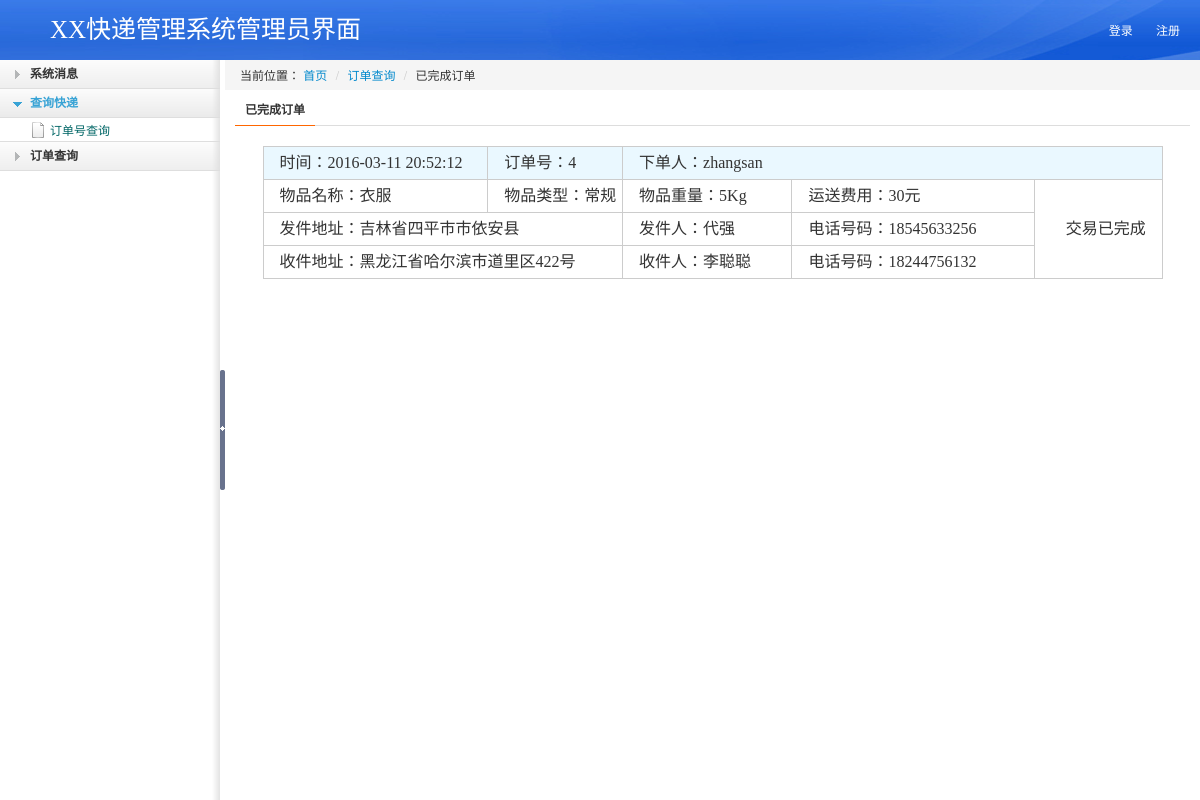
The page /express/index.php/admin/admin_order_finish on the database its author committed.
### tables this page shows
CREATE TABLE `t_order` (
  `order_id` int(11) NOT NULL AUTO_INCREMENT,
  `user_id` int(11) DEFAULT NULL,
  `send_address` varchar(30) DEFAULT NULL,
  `receive_address` varchar(30) DEFAULT NULL,
  `product_name` varchar(30) DEFAULT NULL,
  `product_weight` double(30,0) DEFAULT NULL,
  `product_price` varchar(30) DEFAULT NULL,
  `product_kind` varchar(30) DEFAULT NULL,
  `send_name` varchar(30) DEFAULT NULL,
  `send_tel` varchar(30) DEFAULT NULL,
  `receive_name` varchar(30) DEFAULT NULL,
  `receive_tel` varchar(30) DEFAULT NULL,
  `order_state` int(11) DEFAULT '0',
  `order_date` timestamp NULL DEFAULT CURRENT_TIMESTAMP ON UPDATE CURRENT_TIMESTAMP,
  PRIMARY KEY (`order_id`)
);

CREATE TABLE `t_user` (
  `user_id` int(11) NOT NULL AUTO_INCREMENT,
  `username` varchar(30) DEFAULT NULL,
  `password` varchar(30) DEFAULT NULL,
  `is_admin` int(2) DEFAULT '0',
  PRIMARY KEY (`user_id`)
);

### express/application/controllers/Admin.php (called while the page is built, shortened)
<?php
class Admin extends CI_Controller {
    public function __construct()
    {
        $this->load->model("order_model");
        $this->load->model("complain_model");
    }
    public function admin_order_finish()
    {
        $result = $this->order_model->get_order_by_state(3);
        $arr = array('orders'=>$result);
        $this->load->view('admin_order_finish',$arr);
    }
}

### express/index.php (called while the page is built, shortened)
<?php
require_once BASEPATH.'core/CodeIgniter.php';

### express/application/models/order_model.php (called while the page is built, shortened)
<?php
class Order_model extends CI_Model{
    public function get_order_by_state($state){
        $this->db->select('*');
        $this->db->from('t_order');
        $this->db->join('t_user','t_user.user_id=t_order.user_id');
        $this->db->where('order_state',$state);
        return $this->db->get()->result();
    }
}

### express/application/views/admin_order_finish.php (the view, shortened to what this page needs)
<!DOCTYPE html PUBLIC "-//W3C//DTD XHTML 1.0 Transitional//EN" "http://www.w3.org/TR/xhtml1/DTD/xhtml1-transitional.dtd">
<html xmlns="http://www.w3.org/1999/xhtml">
<head>
<link rel="stylesheet" href="css/bootstrap.css" />
<link rel="stylesheet" href="css/css.css" />
<link rel="stylesheet" href="css/order.css" />
</head>
<body>
<div class="header">
	 <div class="logo">XX快递管理系统管理员界面</div>
    <?php include 'admin_header.php';?>
</div>
<div id="middle">
     <div class="left">
         <div id="my_menu" class="sdmenu">
             <div class="collapsed">
                 <span>系统消息</span>
             </div>
             <div>
                 <span>查询快递</span>
                 <a href="admin/admin_express_check">订单号查询</a>
             </div>
             <div class="collapsed">
                 <span>订单查询</span>
             </div>
         </div>
     </div>
     <div class="Switch"></div>
  <div class="right"  id="mainFrame">
    <div class="right_cont">
      <ul class="breadcrumb">当前位置：
        <a href="admin/admin_index">首页</a> <span class="divider">/</span>
        <a href="javascript:;">订单查询</a> <span class="divider">/</span>
        已完成订单
      </ul>
      <div class="title_right"><strong>已完成订单</strong></div>
      <div class="order express-check" style="width:900px; margin:auto">
          <table>
              <?php
              foreach($orders as $order){
                  ?>
                  <tr class="order-title">
                      <td width="25%">时间：<?php echo $order->order_date;?></td>
                      <td width="15%">订单号：<?php echo $order->order_id;?></td>
                      <td width="60%" colspan="3">下单人：<?php echo $order->username;?></td>
                  </tr>
                  <tr>
                      <td>物品名称：<?php echo $order->product_name;?></td>
                      <td>物品类型：<?php echo $order->product_kind;?></td>
                      <td>物品重量：<?php echo $order->product_weight;?>Kg</td>
                      <td>运送费用：<?php echo $order->product_price;?>元</td>
                      <?php
                      if($order->order_state == 0){
                          ?>
                          <td style="text-align: center" rowspan="3">等待买家付款</td>
                          <?php
                      }else if($order->order_state == 1){
                          ?>
                          <td style="text-align: center" rowspan="3"><a href="admin/receive?id=<?php echo $order->order_id;?>&state=2" style="margin-top: 10px; background:#2f70df;display: inline-block;width: 80px;text-align:center;text-indent:0;color:#fff;">立即发货</a></td>
                          <?php
                      }else if($order->order_state == 2){
                          ?>
                          <td rowspan="3">等待买家确认收货</td>
                          <?php
                      }else if($order->order_state == 3){
                          ?>
                          <td style="text-align: center" rowspan="3">交易已完成</td>
                          <?php
                      }
                      ?>
                  </tr>
                  <tr>
                      <td colspan="2">发件地址：<?php echo $order->send_address;?></td>
                      <td>发件人：<?php echo $order->send_name;?></td>
                      <td>电话号码：<?php echo $order->send_tel;?></td>
                  </tr>
                  <tr>
                      <td colspan="2">收件地址：<?php echo $order->receive_address;?></td>
                      <td>收件人：<?php echo $order->receive_name;?></td>
                      <td>电话号码：<?php echo $order->receive_tel;?></td>
                  </tr>
                  <?php
              }
              ?>
          </table>
      </div>
    </div>
  </div>
</div>
</body>
</html>

### express/css/css.css (style rules this page uses)
html, body { padding: 0px!important; padding: 100px 0px; width: 100%; height: 100%; overflow: hidden; }
.header { position: absolute!important; position: relative; _top: -200px; width: 100%; height: 60px; background: url(../img/top.png) no-repeat right center; }
#middle { position: absolute!important; top: 60px!important; height: auto!important; position: relative; top: -160px; _top: -200px; height: 100%; bottom: 0px; width: 100%; background: #fff; }
.left { float: left; width: 220px; background: #fff url(../img/left_bg.png) repeat-y right; overflow-x:hidden;overflow-y:auto; height: 100%; position: relative; }
.right { background: #fff; overflow-y: auto;overflow-x: auto; height:100%; position:relative; }
.right_cont { padding:10px; width:auto; }
.Switch { float: left; width: 5px; height: 100%; background: #fff url(../img/Switch.png) no-repeat center center; cursor: pointer; }
.logo { float: left; margin-left: 50px; height: 60px; line-height: 60px; text-align: center; font-size: 25px; color: #fff; font-family: "微软雅黑" }
div.sdmenu { font-size:12px;background:#ccc;color:#fff; }
div.sdmenu div { overflow:hidden; margin-top:-1px; }
div.sdmenu div.collapsed { height:30px; }
div.sdmenu div span { display:block;height:30px;line-height:30px;overflow:hidden; cursor:pointer;background: url(../img/left2.png); font-size:12px; color:#38A3D5; text-indent:30px; font-weight:bold;font-family:"microsoft yahei"; }
div.sdmenu div.collapsed span { background:#ccc;background: url(../img/left.png);font-family:"microsoft yahei"; font-size:12px; color:#333; text-indent:30px; font-weight:bold; }
div.sdmenu div { background:#fff url(../img/left_bg.png) repeat-y right; }
div.sdmenu div a { display:block;color:#066; background:url(../img/171.png) no-repeat 30px 4px; text-indent:50px; padding:2px 0; }
.title_right { font-size:12px;font-family:"microsoft yahei"; border-bottom:1px solid #ddd; margin-bottom:20px; line-height:30px; }
.title_right strong { border-bottom:1px solid #F60;line-height:30px; display:inline-block; padding:0 10px; margin-bottom:-1px; }
.breadcrumb { margin:-10px -10px 5px -30px; padding-left:35px; }

### express/css/order.css (style rules this page uses)
.express-check { font-size: 16px; font-family: "微软雅黑"; }
.order .order-title { background: rgb(234, 248, 255); }
.order table { width: 100%; }
.order table td { border: 1px solid #ccc; height: 30px; font-size: 16px; font-family: "微软雅黑"; text-indent: 15px; line-height: 30px; }

### express/application/views/admin_order_finish.php (style rules this page uses)
.express-check { font-size: 16px; font-family: "微软雅黑"; }
.order table { width: 100%; }
.order table td { border: 1px solid #ccc; height: 30px; font-size: 16px; font-family: "微软雅黑"; text-indent: 15px; line-height: 30px; }

### rows shown on the page
t_order: order_date "2016-03-11 20:52:12", order_id "4", user.username "zhangsan", product_name "衣服", product_kind "常规", product_weight "5", product_price "30", order_state "交易已完成", send_address "吉林省四平市市依安县", send_name "代强", send_tel "18545633256", receive_address "黑龙江省哈尔滨市道里区422号", receive_name "李聪聪", receive_tel "18244756132"
